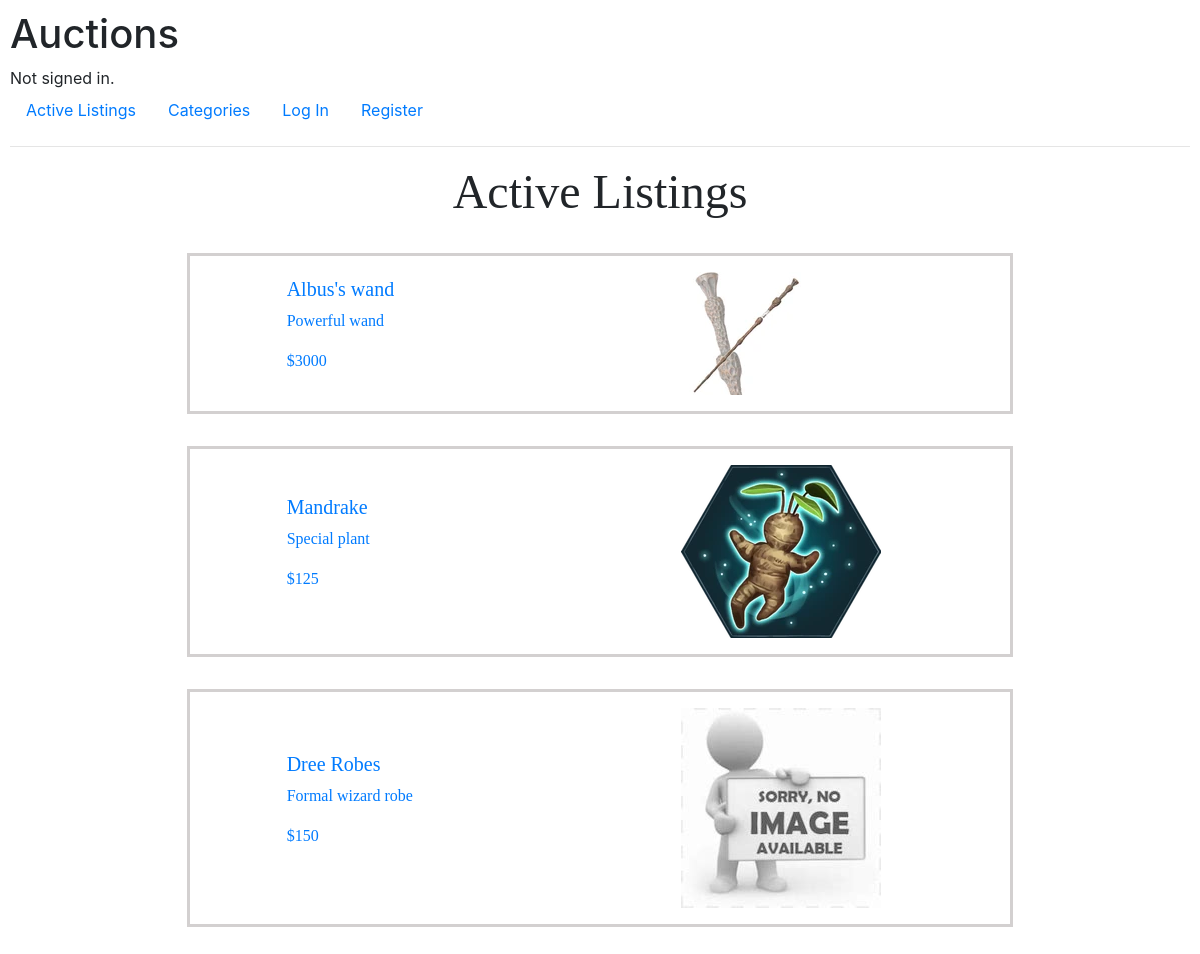
Before: / with the older database file.
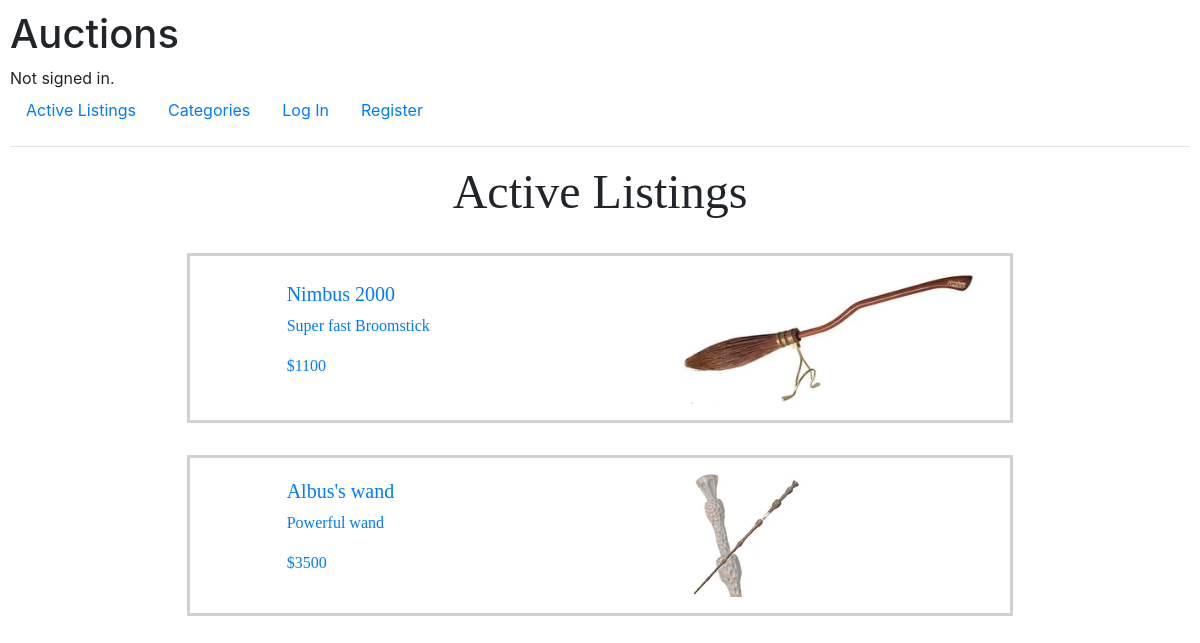
After: the same page with the newer database file.
### auctions/models.py (models this page shows, shortened)
class Auction(models.Model):
    title = models.CharField(max_length=64)
    price = models.IntegerField()
    vendor = models.CharField(max_length=64)
    description = models.CharField(max_length=512)
    image = models.ImageField(upload_to='images',default="Empty")
    category = models.CharField(max_length=64, default="Empty")
    active = models.BooleanField(default=True)
    winner = models.CharField(max_length=64, default="Empty")

### auctions/views.py (the view)
# urls.py: path("", views.index, name="index"),
def index(request):
    return render(request, "auctions/index.html",{
        "auctions" : Auction.objects.all()
    })

### auctions/templates/auctions/index.html
{% extends "auctions/layout.html" %} {% block body %}
<h2 class="page-title">Active Listings</h2>
{% for auction in auctions %}
{% if auction.active == True %}
<div class="item container-fluid">
  <div class="item-text-cont col-5" >
    <a class="item-link" href="/item/{{auction.title}}">
      <h5 class="item-title">{{ auction.title }}</h5>
    <p class="item-description">{{auction.description }}</p>
    <p class="item-price">${{auction.price }}</p>
  </a>
  </div>
  <div class="item-img-cont col-5">
    {% if auction.image == "Empty" %}
    <img class="item-img img-fluid" src="/static/media/images/sorry.jpeg">
    {% else %}
    <img class="item-img img-fluid" src="/static/media/{{auction.image}}">
    {% endif %}
  </div>
</div>
{% endif %}
{% endfor %} {% endblock %}

### auctions/templates/auctions/layout.html (shortened to what this page needs)
{% load static %}
<!DOCTYPE html>
<html lang="en">
    <head>
        <link rel="stylesheet" href="https://stackpath.bootstrapcdn.com/bootstrap/4.4.1/css/bootstrap.min.css">
        <link href="{% static 'auctions/styles.css' %}" rel="stylesheet">
    </head>
    <body>
        <h1>Auctions</h1>
        <div>
            {% if user.is_authenticated %}
                Signed in as <strong>{{ user.username }}</strong>.
            {% else %}
                Not signed in.
            {% endif %}
        </div>
        <ul class="nav">
            <li class="nav-item">
                <a class="nav-link" href="{% url 'index' %}">Active Listings</a>
            </li>
            <li class="nav-item">
                <a class="nav-link" href="{% url 'categories' %}">Categories</a>
            </li>
            {% if user.is_authenticated %}
                <li class="nav-item">
                    <a class="nav-link" href="{% url 'new' %}">New Listing</a>
                </li>
                <li class="nav-item">
                    <a class="nav-link" href="{% url 'closed_listing' %}">Closed Listing</a>
                </li>
                <li class="nav-item">
                    <a class="nav-link" href="{% url 'watchlist' %}">Watchlist</a>
                </li>
                <li class="nav-item">
                    <a class="nav-link" href="{% url 'logout' %}">Log Out</a>
                </li>
            {% else %}
                <li class="nav-item">
                    <a class="nav-link" href="{% url 'login' %}">Log In</a>
                </li>
                <li class="nav-item">
                    <a class="nav-link" href="{% url 'register' %}">Register</a>
                </li>
            {% endif %}
        </ul>
        <hr>
        {% block body %}
        {% endblock %}
    </body>
</html>

### auctions/static/auctions/styles.css (style rules this page uses)
body { padding: 10px; }
p { font-family: Copperplate; }
h5 { font-family: Copperplate; }
.page-title { text-align: center; margin-bottom: 2rem; font-size: 3rem; font-family: Copperplate; }
.item { border-style: solid; border-color: rgb(211, 208, 208); margin-bottom: 2rem; display: flex; flex-wrap: wrap; width: 70%; padding: 1rem; }
.item-text-cont { margin: auto; }
a { text-decoration: none; }

Changed rows visible on the page:
removed Auction: title "Mandrake", description "Special plant", price "125", image (picture)
removed Auction: title "Dree Robes", description "Formal wizard robe", price "150", active True (drawn)
now on this page (row edited): Auction: title "Nimbus 2000", description "Super fast Broomstick", price "1100", image (picture)
changed Auction "Albus's wand": price "3000" → "3500"
